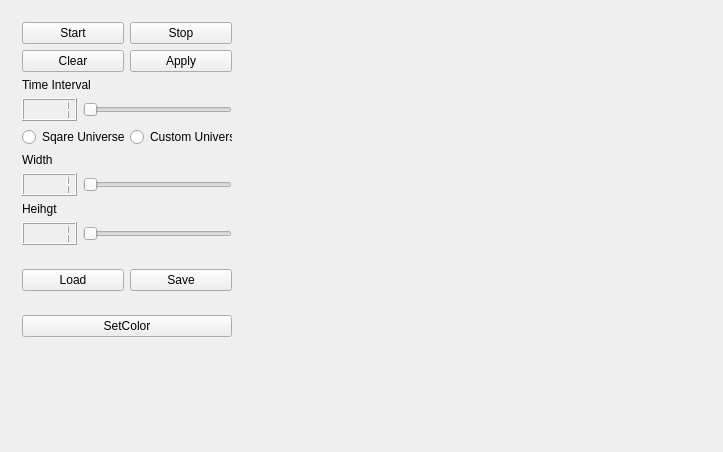
<?xml version="1.0" encoding="UTF-8"?>
<ui version="4.0">
 <class>MainWindow</class>
 <widget class="QMainWindow" name="MainWindow">
  <property name="geometry">
   <rect>
    <x>0</x>
    <y>0</y>
    <width>723</width>
    <height>452</height>
   </rect>
  </property>
  <property name="minimumSize">
   <size>
    <width>723</width>
    <height>452</height>
   </size>
  </property>
  <property name="windowTitle">
   <string>Conway's Game of Life</string>
  </property>
  <widget class="QWidget" name="centralWidget">
   <property name="minimumSize">
    <size>
     <width>732</width>
     <height>432</height>
    </size>
   </property>
   <layout class="QHBoxLayout" name="mainLayout">
    <item>
     <widget class="QWidget" name="setWidget" native="true">
      <property name="sizePolicy">
       <sizepolicy hsizetype="Preferred" vsizetype="Preferred">
        <horstretch>2</horstretch>
        <verstretch>1</verstretch>
       </sizepolicy>
      </property>
      <property name="minimumSize">
       <size>
        <width>232</width>
        <height>434</height>
       </size>
      </property>
      <property name="maximumSize">
       <size>
        <width>500</width>
        <height>16777215</height>
       </size>
      </property>
      <property name="baseSize">
       <size>
        <width>232</width>
        <height>434</height>
       </size>
      </property>
      <layout class="QVBoxLayout" name="verticalLayout_3">
       <item>
        <layout class="QGridLayout" name="setLayout">
         <item row="0" column="0">
          <widget class="QPushButton" name="StartButton">
           <property name="text">
           <string>Start</string>
           </property>
          </widget>
         </item>
         <item row="1" column="0">
          <widget class="QPushButton" name="ClearButton">
           <property name="text">
            <string>Clear</string>
           </property>
          </widget>
         </item>
         <item row="0" column="1">
          <widget class="QPushButton" name="StopButton">
           <property name="text">
            <string>Stop</string>
           </property>
          </widget>
         </item>
         <item row="1" column="1">
          <widget class="QPushButton" name="applyButton">
           <property name="text">
            <string>Apply</string>
           </property>
           <property name="checkable">
            <bool>true</bool>
           </property>
          </widget>
         </item>
        </layout>
       </item>
       <item>
        <layout class="QVBoxLayout" name="timeLayout">
         <item>
          <widget class="QLabel" name="label_3">
           <property name="text">
            <string>Time Interval</string>
           </property>
          </widget>
         </item>
         <item>
          <layout class="QHBoxLayout" name="timeSliderLayout">
           <item>
            <widget class="QLCDNumber" name="intimeIntervalLCD">
             <property name="smallDecimalPoint">
              <bool>false</bool>
             </property>
             <property name="digitCount">
              <number>4</number>
             </property>
             <property name="segmentStyle">
              <enum>QLCDNumber::Filled</enum>
             </property>
             <property name="intValue" stdset="0">
              <number>1</number>
             </property>
            </widget>
           </item>
           <item>
            <widget class="QSlider" name="intervalSlider">
             <property name="orientation">
              <enum>Qt::Horizontal</enum>
             </property>
            </widget>
           </item>
          </layout>
         </item>
        </layout>
       </item>
       <item>
        <layout class="QVBoxLayout" name="universeSettingLayout">
         <item>
          <layout class="QHBoxLayout" name="radioButtonsLayout">
           <item>
            <widget class="QRadioButton" name="squareButton">
             <property name="text">
              <string>Sqare Universe</string>
             </property>
            </widget>
           </item>
           <item>
            <widget class="QRadioButton" name="customButton">
             <property name="autoFillBackground">
              <bool>false</bool>
             </property>
             <property name="text">
              <string>Custom Universe</string>
             </property>
            </widget>
           </item>
          </layout>
         </item>
         <item>
          <widget class="QLabel" name="label_1">
           <property name="text">
            <string>Width</string>
           </property>
          </widget>
         </item>
         <item>
          <layout class="QHBoxLayout" name="widthSliderLayout_2">
           <item>
            <widget class="QLCDNumber" name="widthLCD">
             <property name="smallDecimalPoint">
              <bool>false</bool>
             </property>
             <property name="digitCount">
              <number>4</number>
             </property>
             <property name="segmentStyle">
              <enum>QLCDNumber::Filled</enum>
             </property>
             <property name="intValue" stdset="0">
              <number>1</number>
             </property>
            </widget>
           </item>
           <item>
            <widget class="QSlider" name="widthSlider">
             <property name="orientation">
              <enum>Qt::Horizontal</enum>
             </property>
            </widget>
           </item>
          </layout>
         </item>
         <item>
          <widget class="QLabel" name="label_2">
           <property name="text">
            <string>Heihgt</string>
           </property>
          </widget>
         </item>
         <item>
          <layout class="QHBoxLayout" name="horizontalLayout">
           <item>
            <widget class="QLCDNumber" name="heightLCD">
             <property name="smallDecimalPoint">
              <bool>false</bool>
             </property>
             <property name="digitCount">
              <number>4</number>
             </property>
             <property name="segmentStyle">
              <enum>QLCDNumber::Filled</enum>
             </property>
             <property name="intValue" stdset="0">
              <number>1</number>
             </property>
            </widget>
           </item>
           <item>
            <widget class="QSlider" name="heightSlider">
             <property name="orientation">
              <enum>Qt::Horizontal</enum>
             </property>
            </widget>
           </item>
          </layout>
         </item>
        </layout>
       </item>
       <item>
        <spacer name="verticalSpacer_2">
         <property name="orientation">
          <enum>Qt::Vertical</enum>
         </property>
         <property name="sizeType">
          <enum>QSizePolicy::Fixed</enum>
         </property>
         <property name="sizeHint" stdset="0">
          <size>
           <width>218</width>
           <height>18</height>
          </size>
         </property>
        </spacer>
       </item>
       <item>
        <layout class="QHBoxLayout" name="fileLayout">
         <item>
          <widget class="QPushButton" name="loadButton">
           <property name="text">
            <string>Load</string>
           </property>
          </widget>
         </item>
         <item>
          <widget class="QPushButton" name="saveButton">
           <property name="text">
            <string>Save</string>
           </property>
          </widget>
         </item>
        </layout>
       </item>
       <item>
        <spacer name="verticalSpacer_3">
         <property name="orientation">
          <enum>Qt::Vertical</enum>
         </property>
         <property name="sizeType">
          <enum>QSizePolicy::Fixed</enum>
         </property>
         <property name="sizeHint" stdset="0">
          <size>
           <width>218</width>
           <height>18</height>
          </size>
         </property>
        </spacer>
       </item>
       <item>
        <widget class="QPushButton" name="colorButton">
         <property name="text">
          <string>SetColor</string>
         </property>
        </widget>
       </item>
       <item>
        <spacer name="verticalSpacer_4">
         <property name="orientation">
          <enum>Qt::Vertical</enum>
         </property>
         <property name="sizeHint" stdset="0">
          <size>
           <width>20</width>
           <height>40</height>
          </size>
         </property>
        </spacer>
       </item>
      </layout>
     </widget>
    </item>
    <item>
     <widget class="GameWidget" name="game" native="true">
      <property name="enabled">
       <bool>true</bool>
      </property>
      <property name="sizePolicy">
       <sizepolicy hsizetype="Preferred" vsizetype="Preferred">
        <horstretch>6</horstretch>
        <verstretch>6</verstretch>
       </sizepolicy>
      </property>
      <property name="minimumSize">
       <size>
        <width>352</width>
        <height>352</height>
       </size>
      </property>
      <property name="baseSize">
       <size>
        <width>352</width>
        <height>352</height>
       </size>
      </property>
      <property name="mouseTracking">
       <bool>false</bool>
      </property>
     </widget>
    </item>
   </layout>
  </widget>
 </widget>
 <layoutdefault spacing="6" margin="11"/>
 <customwidgets>
  <customwidget>
   <class>GameWidget</class>
   <extends>QWidget</extends>
   <header location="global">gamewidget.h</header>
   <container>1</container>
  </customwidget>
 </customwidgets>
 <resources/>
 <connections>
  <connection>
   <sender>squareButton</sender>
   <signal>toggled(bool)</signal>
   <receiver>heightSlider</receiver>
   <slot>setDisabled(bool)</slot>
   <hints>
    <hint type="sourcelabel">
     <x>80</x>
     <y>144</y>
    </hint>
    <hint type="destinationlabel">
     <x>122</x>
     <y>239</y>
    </hint>
   </hints>
  </connection>
  <connection>
   <sender>customButton</sender>
   <signal>toggled(bool)</signal>
   <receiver>heightSlider</receiver>
   <slot>setEnabled(bool)</slot>
   <hints>
    <hint type="sourcelabel">
     <x>186</x>
     <y>149</y>
    </hint>
    <hint type="destinationlabel">
     <x>188</x>
     <y>241</y>
    </hint>
   </hints>
  </connection>
  <connection>
   <sender>widthSlider</sender>
   <signal>valueChanged(int)</signal>
   <receiver>widthLCD</receiver>
   <slot>display(int)</slot>
   <hints>
    <hint type="sourcelabel">
     <x>100</x>
     <y>192</y>
    </hint>
    <hint type="destinationlabel">
     <x>40</x>
     <y>194</y>
    </hint>
   </hints>
  </connection>
  <connection>
   <sender>heightSlider</sender>
   <signal>valueChanged(int)</signal>
   <receiver>heightLCD</receiver>
   <slot>display(int)</slot>
   <hints>
    <hint type="sourcelabel">
     <x>94</x>
     <y>242</y>
    </hint>
    <hint type="destinationlabel">
     <x>56</x>
     <y>237</y>
    </hint>
   </hints>
  </connection>
  <connection>
   <sender>intervalSlider</sender>
   <signal>valueChanged(int)</signal>
   <receiver>intimeIntervalLCD</receiver>
   <slot>display(int)</slot>
   <hints>
    <hint type="sourcelabel">
     <x>151</x>
     <y>115</y>
    </hint>
    <hint type="destinationlabel">
     <x>37</x>
     <y>116</y>
    </hint>
   </hints>
  </connection>
 </connections>
</ui>
